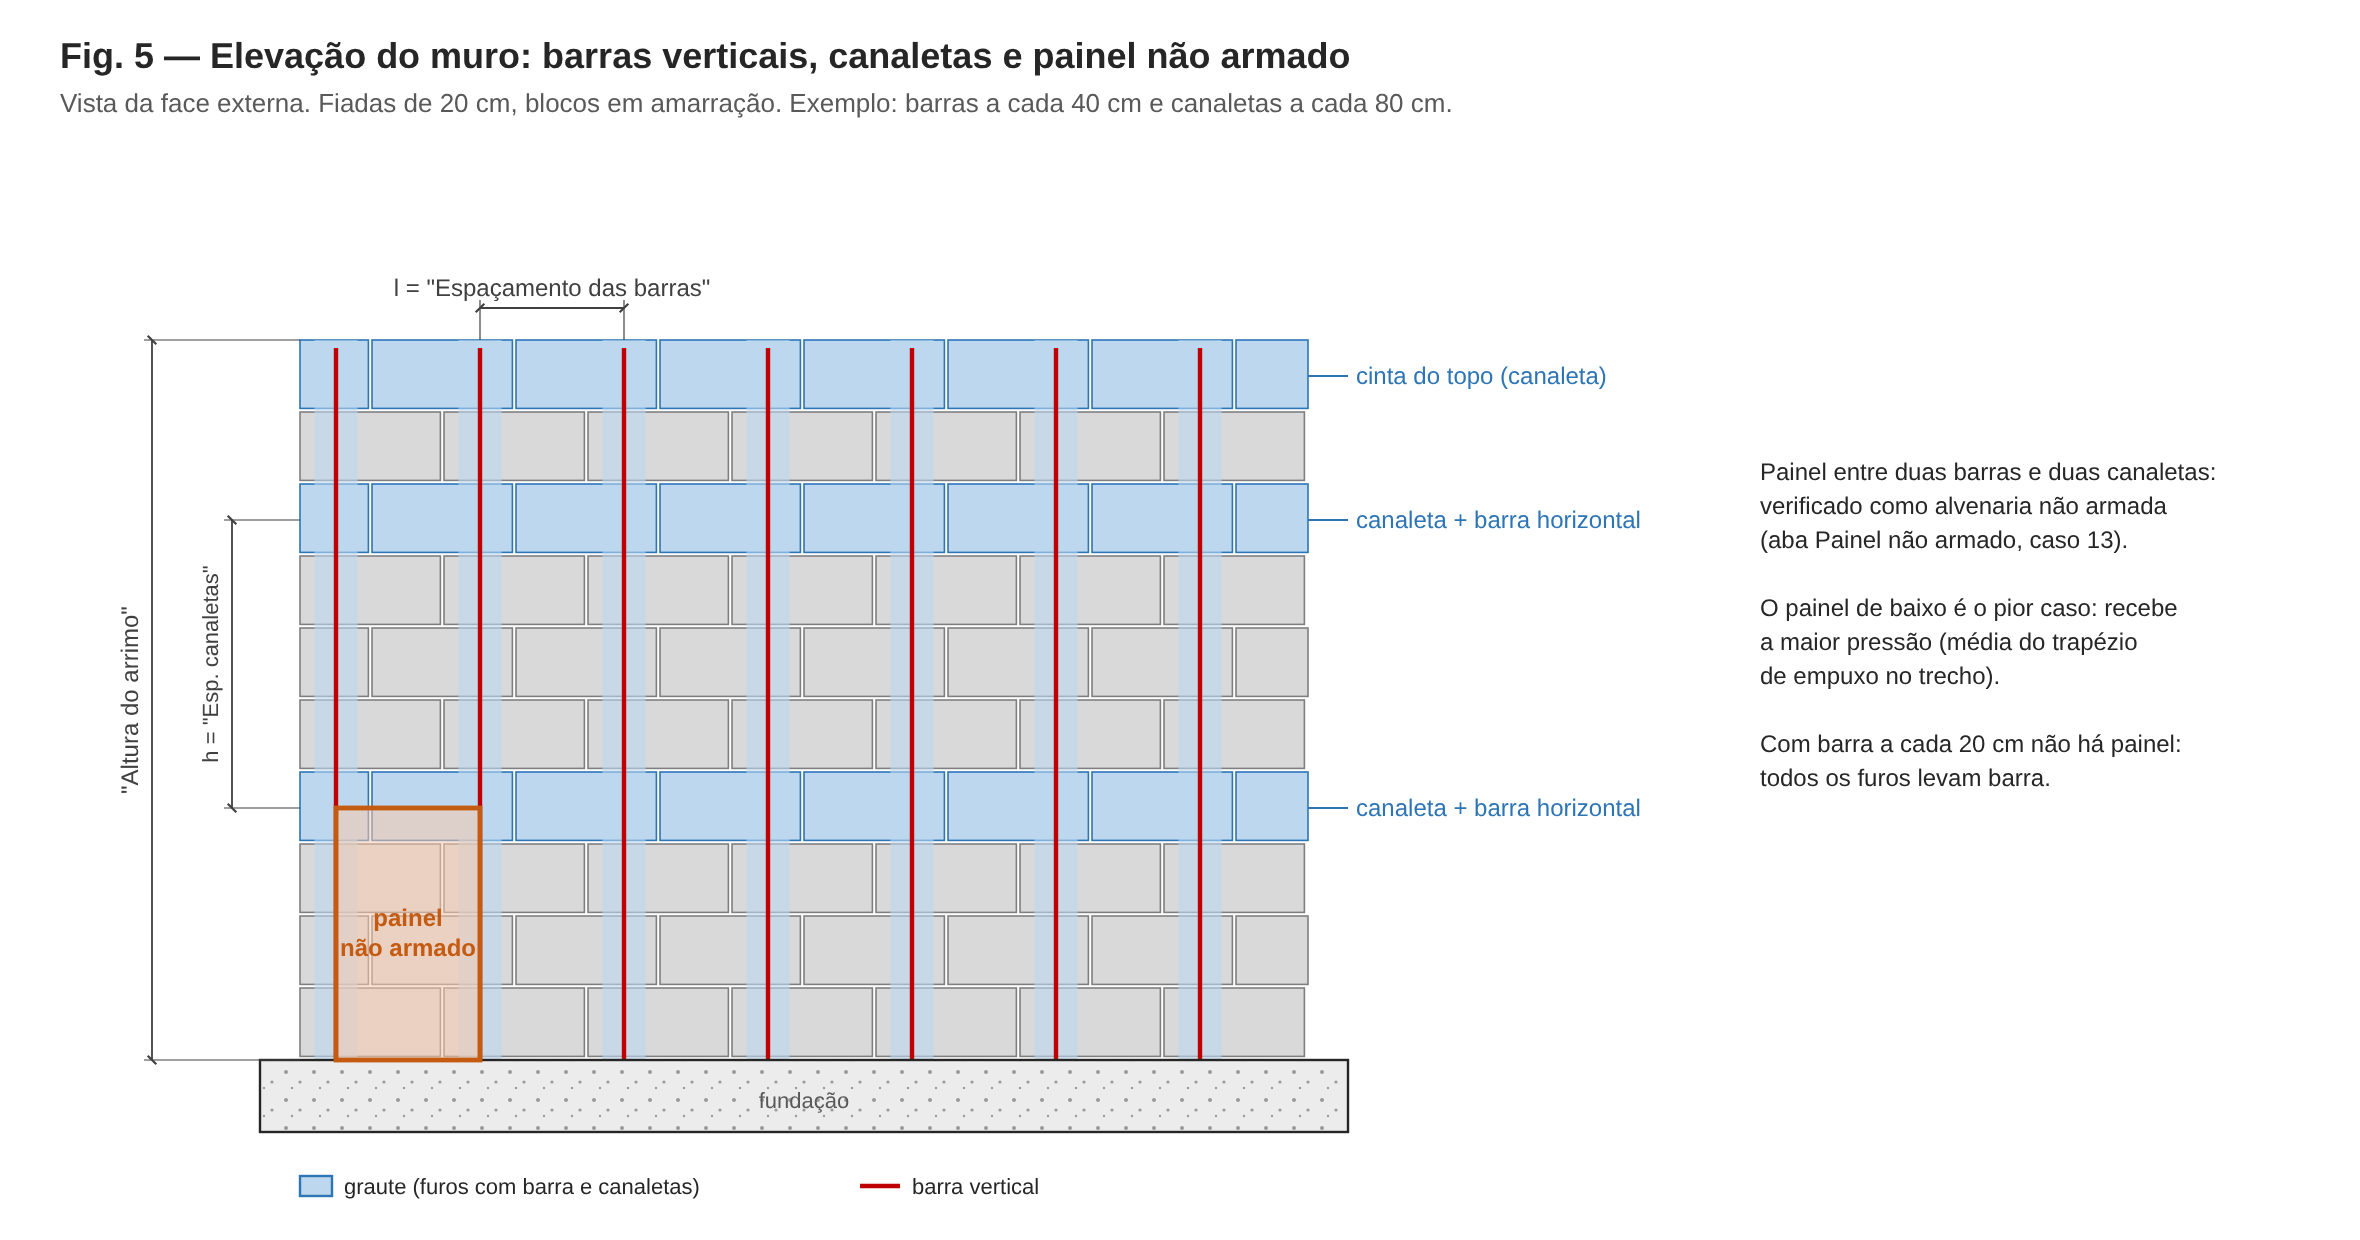

Source code (Python):
from figlib import SVG, C
W, H = 1180, 620
s = SVG(W, H)
s.text(30, 34, 'Fig. 5 — Elevação do muro: barras verticais, canaletas e painel não armado', size=18, anchor='start', weight='bold')
s.text(30, 56, 'Vista da face externa. Fiadas de 20 cm, blocos em amarração. Exemplo: barras a cada 40 cm e canaletas a cada 80 cm.', size=13, anchor='start', color=C['note'])
K = 1.8
x0, yb = 150, 530
Lw, Hw = 280, 200
yt = yb - Hw * K
can_courses = (3, 7, 9)            # fiadas (0 = primeira) que são canaleta: topo a 80, 160 e 200 cm
for i in range(10):
    y = yb - (i + 1) * 20 * K
    off = 0 if i % 2 == 0 else 20
    xs = -off
    while xs < Lw:
        a = max(xs, 0); b = min(xs + 39, Lw)
        if b > a:
            is_can = i in can_courses
            s.rect(x0 + a * K, y, (b - a) * K, 19 * K, fill=C['groutfill'] if is_can else C['blockfill'], stroke=C['grout'] if is_can else C['block'], sw=0.8)
        xs += 40
bars = [10 + 40 * k for k in range(7)]
for xb in bars:
    s.rect(x0 + (xb - 6) * K, yt, 12 * K, Hw * K, fill=C['groutfill'], stroke='none', extra='fill-opacity="0.6"')
    s.line(x0 + xb * K, yt + 4, x0 + xb * K, yb + 26, stroke=C['steel'], sw=2.2)
s.rect(x0 - 20, yb, Lw * K + 40, 36, fill='url(#conc)', stroke=C['line'], sw=1.2)
s.text(x0 + Lw * K / 2, yb + 24, 'fundação', size=11, color=C['note'])
# painel de baixo: entre as barras 50 e 90, da fundação até o centro da 1ª canaleta (70)
pa, pb, ph = 10, 50, 70
s.rect(x0 + pa * K, yb - ph * K, (pb - pa) * K, ph * K, fill='#f8cbad', stroke=C['load'], sw=2.4, extra='fill-opacity="0.55"')
s.text(x0 + (pa + pb) / 2 * K, yb - ph / 2 * K - 4, 'painel', size=12, weight='bold', color=C['load'])
s.text(x0 + (pa + pb) / 2 * K, yb - ph / 2 * K + 11, 'não armado', size=12, weight='bold', color=C['load'])
# cotas
s.dim_h(x0 + 50 * K, x0 + 90 * K, yt - 16, 'l = "Espaçamento das barras"', ext_from=(yt, yt), size=12)
s.dim_v(x0 - 34, yb - 150 * K, yb - 70 * K, 'h = "Esp. canaletas"', side=-1, ext_from=(x0, x0), size=11)
s.dim_v(x0 - 74, yt, yb, '"Altura do arrimo"', side=-1, ext_from=(x0, x0), size=12)
# chamadas à direita
xr = x0 + Lw * K + 14
for ytop, lab in ((200, 'cinta do topo (canaleta)'), (160, 'canaleta + barra horizontal'), (80, 'canaleta + barra horizontal')):
    yy = yb - (ytop - 10) * K
    s.line(x0 + Lw * K, yy, xr + 6, yy, stroke=C['grout'], sw=1)
    s.text(xr + 10, yy + 4, lab, size=12, anchor='start', color=C['grout'])
notes = ['Painel entre duas barras e duas canaletas:', 'verificado como alvenaria não armada', '(aba Painel não armado, caso 13).', '',
         'O painel de baixo é o pior caso: recebe', 'a maior pressão (média do trapézio', 'de empuxo no trecho).', '',
         'Com barra a cada 20 cm não há painel:', 'todos os furos levam barra.']
for i, l in enumerate(notes):
    s.text(880, yt + 70 + i * 17, l, size=12, anchor='start')
s.rect(x0, 588, 16, 10, fill=C['groutfill'], stroke=C['grout']); s.text(x0 + 22, 597, 'graute (furos com barra e canaletas)', size=11, anchor='start')
s.line(x0 + 280, 593, x0 + 300, 593, stroke=C['steel'], sw=2.2); s.text(x0 + 306, 597, 'barra vertical', size=11, anchor='start')
s.save('fig05_elevacao.svg'); print('ok')
